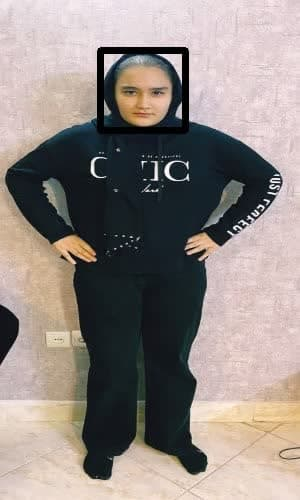
#> input picture assign1/angry_face/angry_face.jpg, 300 x 500 px, found by its file name
$ python test.py
#> lines starting #> are read from the running program, lines starting #| are printed output that depends on the picture; after the words box and inside, x2 and y2 are one past the last pixel; in counts of white or black regions, pixels touching at a corner belong together
import cv2

image = cv2.imread(r"c:\Users\ImanHamrah\Desktop\angry_face.jpg")
#> image is the input picture: shape (500, 300, 3); mean B, G, R 131.5, 136, 145.4
image = cv2.resize(image,(300,500))
image = cv2.rectangle(image, (185,50),(100,130),(0, 0, 0), (5))
#> image: shape (500, 300, 3); 1.48% of pixels changed, all inside (x1, y1, x2, y2) = (97, 47, 189, 134)
image = image[50:200,50:205]
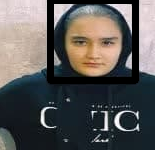
#> image: shape (150, 155, 3); mean B, G, R 87.1, 88.6, 90.9
cv2.imwrite(r"c:\Users\ImanHamrah\Desktop\angry_face.jpg", image)
cv2.imshow("angry_face", image)
cv2.waitKey(0)
cv2.destroyAllWindows()

$ run again, with assign1/angry_face/cutting face.jpg copied over assign1/angry_face/angry_face.jpg
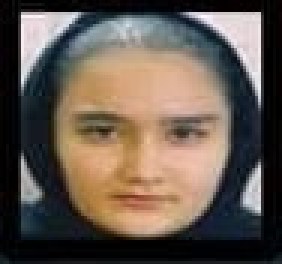
#> input picture assign1/angry_face/cutting face.jpg, 94 x 88 px, found by its file name (shown 3 times larger)
#> image is the input picture: shape (88, 94, 3); mean B, G, R 79.1, 88.9, 100.9
#> `image = cv2.rectangle(image, (185,50),(100,130),(0, 0, 0), (5))`:
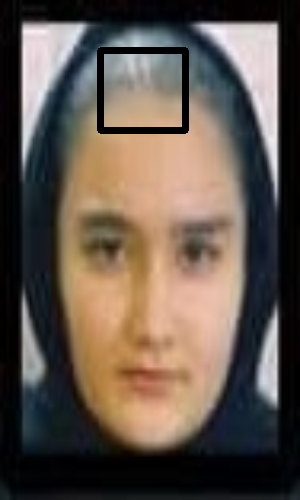
#> image: shape (500, 300, 3); mean B, G, R 76.8, 86.4, 98.3
#> `image = image[50:200,50:205]`:
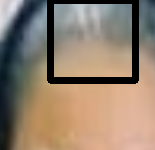
#> image: shape (150, 155, 3); mean B, G, R 110.6, 128.3, 145.6
